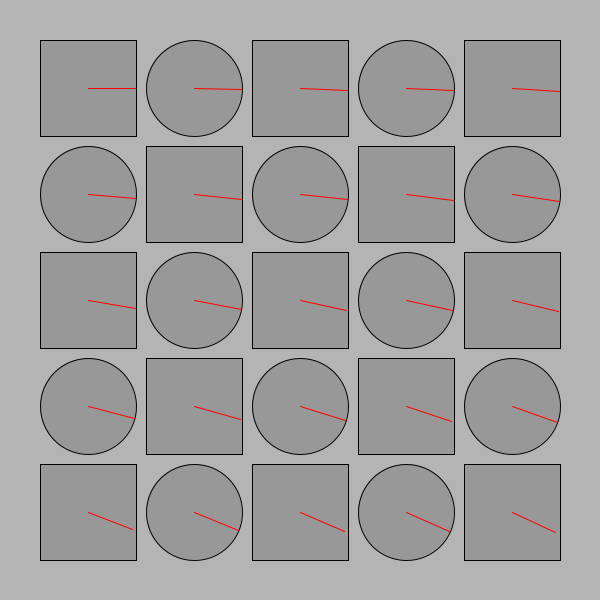
Frame 1 (no input)
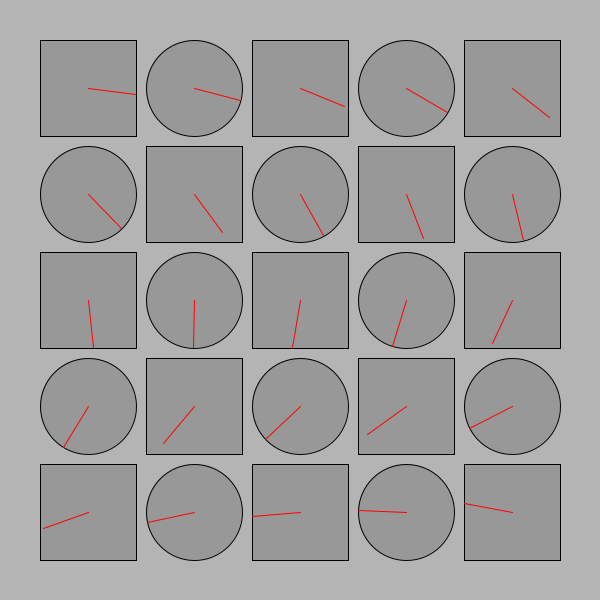
Frame 60 (the mouse pressed at the canvas centre just before this capture)
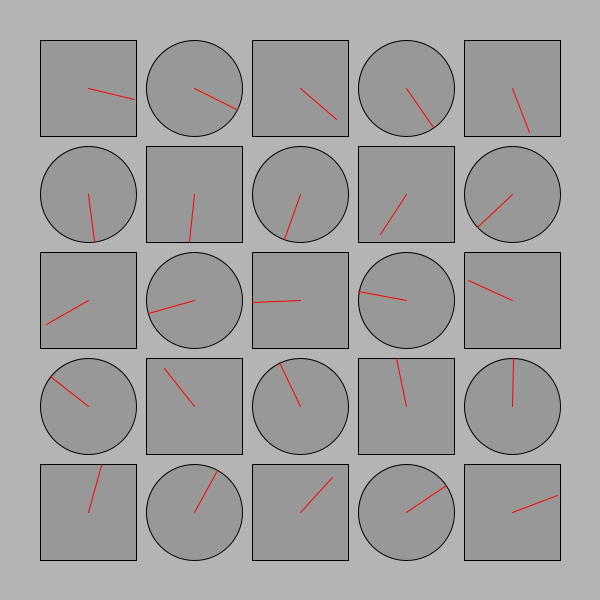
Frame 120 (the mouse held since frame 60 and released just before this capture)

The Processing sketch that drew these frames (run headless with seeded random() and noise(); from frame 60 on, the mouse is pressed at the canvas centre):

// Processing sketch: processing_152844
// ── processing_152844.pde

/*
 * Creative Coding
 * Week 2, 04 - The Clocks!
 * by Indae Hwang and Jon McCormack
 * Copyright (c) 2014 Monash University
 *
 * This program draws a grid of circular "clocks", whose hands move according to the elasped time.
 * The higher the clock number the faster it moves, the first clock takes 1 min to go all the way around.
 * The function "movingCircle" is used to draw each clock. It is passed the position, size and hand angle
 * as arguments.
 *
 * Updated version: this updated version correctly sets margin and gutter distances
 * 
 */

void setup() {
  size(600, 600);
  background(180);
  rectMode(CENTER);
  ellipseMode(CENTER);
  noStroke();
}


void draw() {
  background(180);
  noStroke();

  int num = 5;  // the number of rows and columns
  int margin = 40; // margin between the edges of the screen and the circles

  float gutter = 10; //distance between each cell
  float cellsize = ( width - (2 * margin) - gutter * (num - 1) ) / num; // size of each circle

  int circleNumber = 0; // counter

  for (int i=0; i<num; i++) { // column in y
    for (int j=0; j<num; j++) { // row in x
      ++circleNumber;

      float tx = margin + cellsize/2  + (cellsize + gutter) * j;
      float ty = margin + cellsize/2  + (cellsize + gutter) * i;
      
//      if ((circleNumber%2) == 0) {
//       // even
//      } else {
//       // odd
//      }
      
    if (circleNumber%2==0) {
        movingCircle(tx, ty, cellsize, circleNumber * TWO_PI * millis() / 60000.0);
    } else
        movingCircle2(tx, ty, cellsize, circleNumber * TWO_PI * millis() / 60000.0);
    }
 
  }
}//end of draw 


void movingCircle(float x, float y, float size, float angle) {

  // calculate endpoint of the line
  float tempX = x + (size / 2) * cos(angle);
  float tempY = y + (size / 2) * sin(angle);

  stroke(0);
  strokeWeight(1);
  fill(140, 180);
  ellipse(x, y, size, size); // circle

  stroke(255, 0, 0);
  line(x, y, tempX, tempY); // red line
}

void movingCircle2(float x, float y, float size, float angle) {

  // calculate endpoint of the line
  float tempX = x + (size / 2) * cos(angle);
  float tempY = y + (size / 2) * sin(angle);

  stroke(0);
  strokeWeight(1);
  fill(140, 180);
  rect(x, y, size, size); // circle

  stroke(255, 0, 0);
  line(x, y, tempX, tempY); // red line
}
